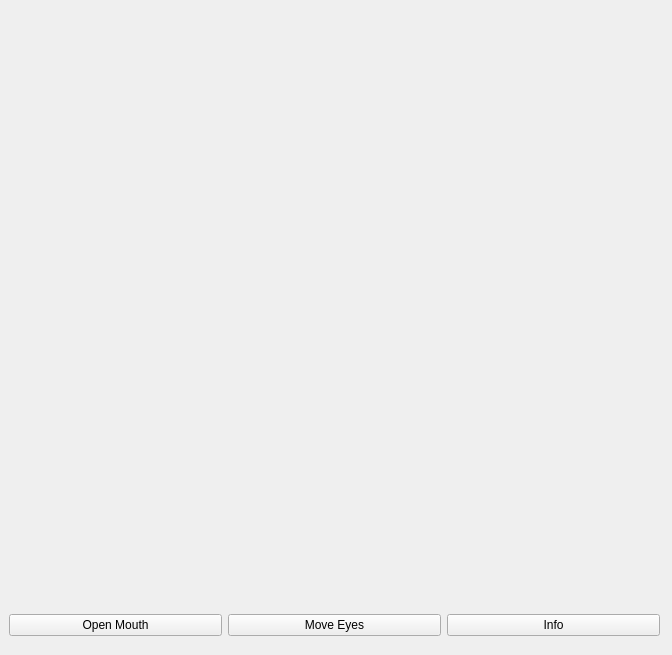
<?xml version="1.0" encoding="UTF-8"?>
<ui version="4.0">
 <class>MainWindow</class>
 <widget class="QMainWindow" name="MainWindow">
  <property name="geometry">
   <rect>
    <x>0</x>
    <y>0</y>
    <width>672</width>
    <height>655</height>
   </rect>
  </property>
  <property name="windowTitle">
   <string>смайл фейс</string>
  </property>
  <property name="whatsThis">
   <string/>
  </property>
  <widget class="QWidget" name="centralwidget">
   <widget class="QWidget" name="horizontalLayoutWidget">
    <property name="geometry">
     <rect>
      <x>9</x>
      <y>600</y>
      <width>651</width>
      <height>51</height>
     </rect>
    </property>
    <layout class="QHBoxLayout" name="horizontalLayout">
     <item>
      <widget class="QPushButton" name="openMouth">
       <property name="text">
        <string>Open Mouth</string>
       </property>
      </widget>
     </item>
     <item>
      <widget class="QPushButton" name="moveEyes">
       <property name="text">
        <string>Move Eyes</string>
       </property>
      </widget>
     </item>
     <item>
      <widget class="QPushButton" name="infoButton">
       <property name="text">
        <string>Info</string>
       </property>
      </widget>
     </item>
    </layout>
   </widget>
   <widget class="FaceRenderer" name="renderArea" native="true">
    <property name="geometry">
     <rect>
      <x>9</x>
      <y>10</y>
      <width>651</width>
      <height>591</height>
     </rect>
    </property>
   </widget>
  </widget>
 </widget>
 <customwidgets>
  <customwidget>
   <class>FaceRenderer</class>
   <extends>QWidget</extends>
   <header>ellipserenderer.h</header>
   <container>1</container>
   <slots>
    <slot>moveEllipse()</slot>
   </slots>
  </customwidget>
 </customwidgets>
 <resources/>
 <connections/>
</ui>
